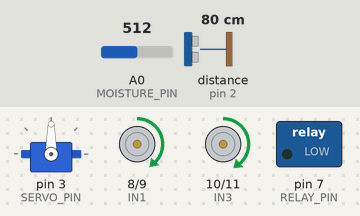
A sketch run on a simulated Arduino Uno, built with avr-gcc and run on an emulated ATmega328P. Parts: servo, motor-driver pin pairs drawn as motors (green arrow = first pin HIGH = forward, orange = second pin HIGH = backward, longer = more drive, scaled by the enable pin), switched loads named in the sketch (green lamp = pin HIGH). Wiring (inferred from the names in the program): ultrasonic range finder: trigger pin 4; echo pin 2. The test bench sets the inputs (shaded band); at power-on: distance to the obstacle (sensor on pin 2) 80 cm, A0 (MOISTURE_PIN) = 512. The echo pulse lasts 58.3 µs per cm; pins used as bus, display or sensor lines are not drawn; what the sketch prints to the serial monitor is not drawn.

Above: at 1.3 s.
1.4 s: distance to the obstacle (sensor on pin 2) set to 12 cm
2.9 s: distance to the obstacle (sensor on pin 2) set to 9 cm
At 3.3 s:
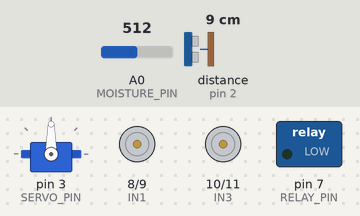
At 5.7 s:
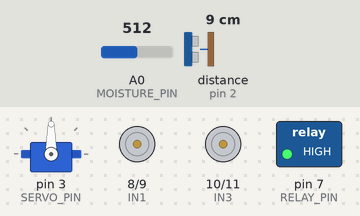
Timing chart, 0 to 23.0 s (numbered marks = the images above; inputs shaded):
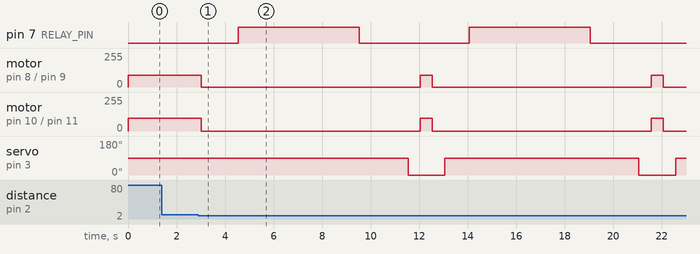

Measured:
- the behaviour switches between 11 and 10 cm on distance to the obstacle (sensor on pin 2) (found by bisection; images 0 and 1)
- after the input at 1.4 s, every drawn part: stays the same
- after the input at 2.9 s, pin 7 (RELAY_PIN): alternates HIGH for 5.0 s and LOW for 4.5 s, starting after 1.6 s; motor on pin 8 (IN1) / pin 9 (IN2): alternates forward 90/255 for 0.50 s and stopped for 9.0 s, starting after 0.12 s

The sketch:

Agri_Bot.ino
```cpp
#include <Servo.h>

#define TRIG_PIN 4        // D4 for Trigger
#define ECHO_PIN 2        // D2 for Echo

#define IN1 8             // Motor 1 IN1
#define IN2 9             // Motor 1 IN2
#define IN3 10            // Motor 2 IN3
#define IN4 11            // Motor 2 IN4

#define EN_A 5            // PWM for Motor 1 (D5)
#define EN_B 6            // PWM for Motor 2 (D6)

#define SERVO_PIN 3       // Servo on D3
#define MOISTURE_PIN A0   // Soil moisture sensor on A0
#define RELAY_PIN 7       // Relay on D7

#define DETECTION_THRESHOLD 10  // Stop motors if object <= 10 cm
#define MOISTURE_THRESHOLD 400  // Threshold for dry/wet soil

long duration;
float distance;
Servo myServo;

// Motor speed (0-255)
int motorSpeed = 90;  // Default speed, adjust as needed (0 = stop, 255 = max speed)

void setup() {
  Serial.begin(9600);

  // Pin modes for ultrasonic sensor
  pinMode(TRIG_PIN, OUTPUT);
  pinMode(ECHO_PIN, INPUT);

  // Pin modes for motor driver
  pinMode(IN1, OUTPUT);
  pinMode(IN2, OUTPUT);
  pinMode(IN3, OUTPUT);
  pinMode(IN4, OUTPUT);

  // Pin modes for motor PWM
  pinMode(EN_A, OUTPUT);
  pinMode(EN_B, OUTPUT);

  // Pin mode for relay
  pinMode(RELAY_PIN, OUTPUT);
  digitalWrite(RELAY_PIN, LOW);  // Keep relay OFF initially

  // Attach servo
  myServo.attach(SERVO_PIN);

  // Start motors moving forward initially
  moveForward(motorSpeed);
}

void loop() {
  // Clear TRIG_PIN
  digitalWrite(TRIG_PIN, LOW);
  delayMicroseconds(2);

  // Trigger pulse for 10µs
  digitalWrite(TRIG_PIN, HIGH);
  delayMicroseconds(10);
  digitalWrite(TRIG_PIN, LOW);

  // Measure ECHO_PIN pulse duration
  duration = pulseIn(ECHO_PIN, HIGH, 50000);  // Timeout after 50ms

  // Check for valid duration
  if (duration > 0) {
    // Calculate distance in cm
    distance = duration * 0.034 / 2;

    // Print distance to Serial Monitor
    Serial.print("Distance: ");
    Serial.print(distance);
    Serial.println(" cm");

    // Check if object is within 10 cm
    if (distance > 0 && distance <= DETECTION_THRESHOLD) {
      Serial.println("⚠ Object detected! Stopping motors... ⚠");
      stopMotors();
      delay(500);

      // Move servo to 90° position
      myServo.write(90);
      Serial.println("Servo moved to 90°");

      // Read soil moisture after moving servo
      delay(1000);  // Wait for 1 second before reading moisture
      checkSoilMoisture();

      delay(2000);  // Delay after moisture check
      myServo.write(0);  // Reset servo to 0° position
      delay(500);
      moveForward(motorSpeed);  // Resume motor movement
    }
  } else {
    Serial.println("No object detected or out of range!");
  }

  delay(500);
}

// Function to move motors forward with calibrated speed
void moveForward(int speed) {
  int leftSpeed = speed;        // Speed for Motor 1 (left)
  int rightSpeed = speed + 5;   // Slightly higher speed for Motor 2 (right)

  analogWrite(EN_A, leftSpeed);   // Set speed for Motor 1
  analogWrite(EN_B, rightSpeed);  // Set speed for Motor 2

  digitalWrite(IN1, HIGH);
  digitalWrite(IN2, LOW);
  digitalWrite(IN3, HIGH);
  digitalWrite(IN4, LOW);
  Serial.print("Motors Moving Forward at Speed: ");
  Serial.print(leftSpeed);
  Serial.print(" and ");
  Serial.println(rightSpeed);
}

// Function to stop motors
void stopMotors() {
  analogWrite(EN_A, 0);
  analogWrite(EN_B, 0);

  digitalWrite(IN1, LOW);
  digitalWrite(IN2, LOW);
  digitalWrite(IN3, LOW);
  digitalWrite(IN4, LOW);
  Serial.println("Motors Stopped!");
}

// Function to check soil moisture and control relay
void checkSoilMoisture() {
  int moistureValue = analogRead(MOISTURE_PIN);
  Serial.print("Soil Moisture Value: ");
  Serial.println(moistureValue);

  if (moistureValue > MOISTURE_THRESHOLD) {
    Serial.println("Soil is Dry! 🌱 Relay ON");
    digitalWrite(RELAY_PIN, HIGH); // Turn ON relay if soil is dry
    delay(5000);
    digitalWrite(RELAY_PIN,LOW);
    // Turn off relay if soil is dry
        Serial.println("Soil is Wet! 🌱 Relay ON");
  } else {
    Serial.println("Soil is Wet! 💧 Relay OFF");
    digitalWrite(RELAY_PIN, LOW);   // Turn OFF relay if soil is wet
  }
}
```
